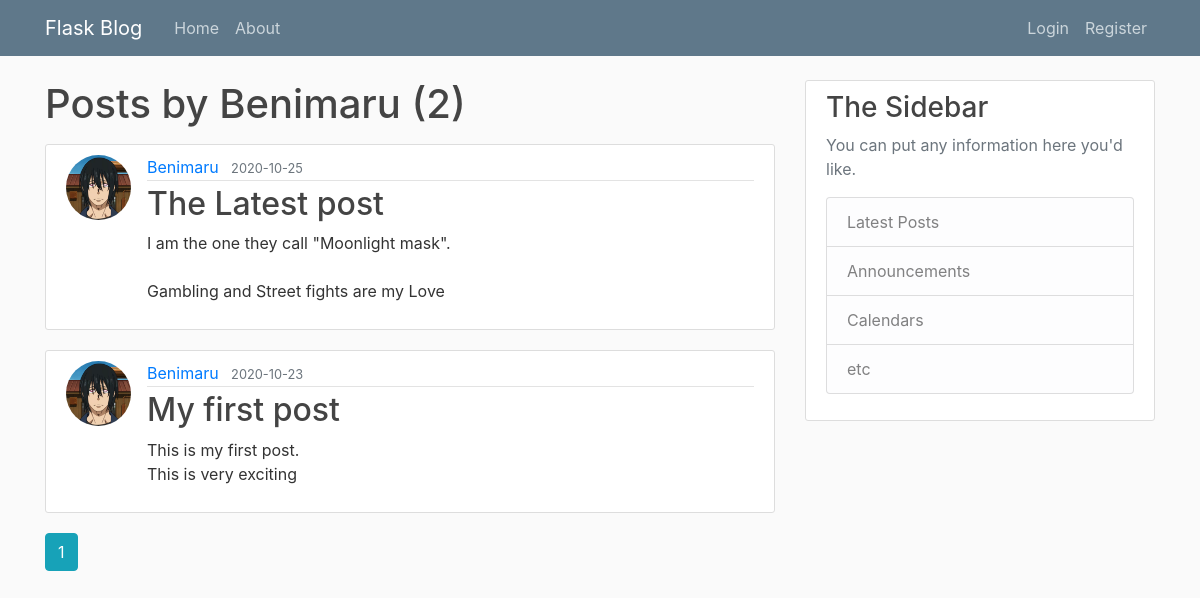
The app's page /user/Benimaru with its own data.
### flaskblog/models.py (models this page shows, shortened)
class User(db.Model, UserMixin):
    id = db.Column(db.Integer, primary_key =True)
    username = db.Column(db.String(20), unique=True, nullable=False)
    email = db.Column(db.String(120), unique=True, nullable=False)
    image_file = db.Column(db.String(20), nullable=False, default='default.jpg')
    password = db.Column(db.String(60), nullable=False)
    posts = db.relationship('Post', backref='author', lazy=True)

class Post(db.Model):
    id = db.Column(db.Integer, primary_key =True)
    title = db.Column(db.String(100), nullable=False)
    date_posted = db.Column(db.DateTime(120), nullable=False, default=datetime.utcnow)
    content = db.Column(db.Text, nullable=False)
    user_id = db.Column(db.Integer, db.ForeignKey('user.id'), nullable=False)

### flaskblog/routes.py (the view)
@app.route("/user/<string:username>")
def user_posts(username):
    page = request.args.get('page', 1, type=int)
    user = User.query.filter_by(username=username).first_or_404()
    posts = Post.query.filter_by(author=user)\
        .order_by(Post.date_posted.desc())\
        .paginate(page=page, per_page=5)
    return render_template('user_posts.html', posts=posts, user=user)

### flaskblog/templates/user_posts.html
{% extends "layout.html" %}
{% block content %}
    <h1 class="mb-3">Posts by  {{ user.username }} ({{ posts.total }})</h1>
    {% for post in posts.items %}
        <article class="media content-section">
            <img class="rounded-circle article-img" src="{{ url_for('static', filename='profile_pics/' + post.author.image_file) }}">
            <div class="media-body">
            <div class="article-metadata">
                <a class="mr-2" href="{{ url_for('user_posts', username=post.author.username) }}">{{ post.author.username }}</a>
                <small class="text-muted">{{ post.date_posted.strftime('%Y-%m-%d') }}</small>
            </div>
            <h2><a class="article-title" href="{{ url_for('post', post_id=post.id) }}">{{ post.title }}</a></h2>
            <p class="article-content">{{ post.content }}</p>
            </div>
        </article>
    {% endfor %}
    {% for page_num in posts.iter_pages(left_edge=1, right_edge=1, left_current=1, right_current=2) %}
        {% if page_num %}
            {% if posts.page == page_num %}
            <a class="btn btn-info mb-4" href="{{ url_for('user_posts', username=user.username, page=page_num) }}">{{ page_num }}</a>
            {% else %}
            <a class="btn btn-outline-info mb-4" href="{{ url_for('user_posts', username=user.username, page=page_num) }}">{{ page_num }}</a>
            {% endif %}
        {% else %}
            ...
        {% endif %}
    {% endfor %}
{% endblock content %}

### flaskblog/static/main.css (style rules this page uses)
body { background: #fafafa; color: #333333; margin-top: 5rem; }
h1, h2, h3, h4, h5, h6 { color: #444444; }
.content-section { background: #ffffff; padding: 10px 20px; border: 1px solid #dddddd; border-radius: 3px; margin-bottom: 20px; }
.article-title { color: #444444; }
.article-content { white-space: pre-line; }
.article-img { height: 65px; width: 65px; margin-right: 16px; }
.article-metadata { padding-bottom: 1px; margin-bottom: 4px; border-bottom: 1px solid #e3e3e3 }

### records on screen
User: username "Benimaru"
Post: image_file (picture), author.username "Benimaru", date_posted "2020-10-25", title "The Latest post", content "I am the one they call \"Moonlight mask\". Gambling and Street fights are my Love"
Post: image_file (picture), author.username "Benimaru", date_posted "2020-10-23", title "My first post", content "This is my first post. This is very exciting"

### other values on screen
{{ posts.total }} "2"
{{ page_num }} "1"
